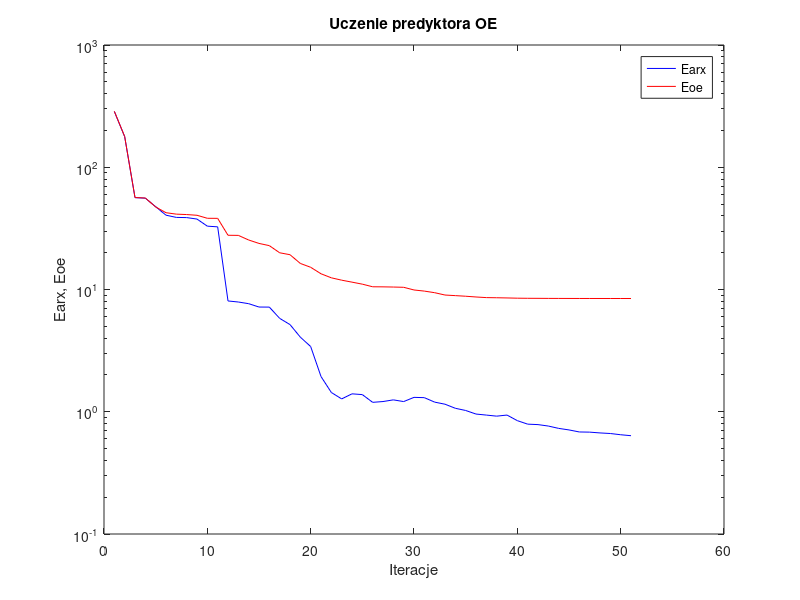
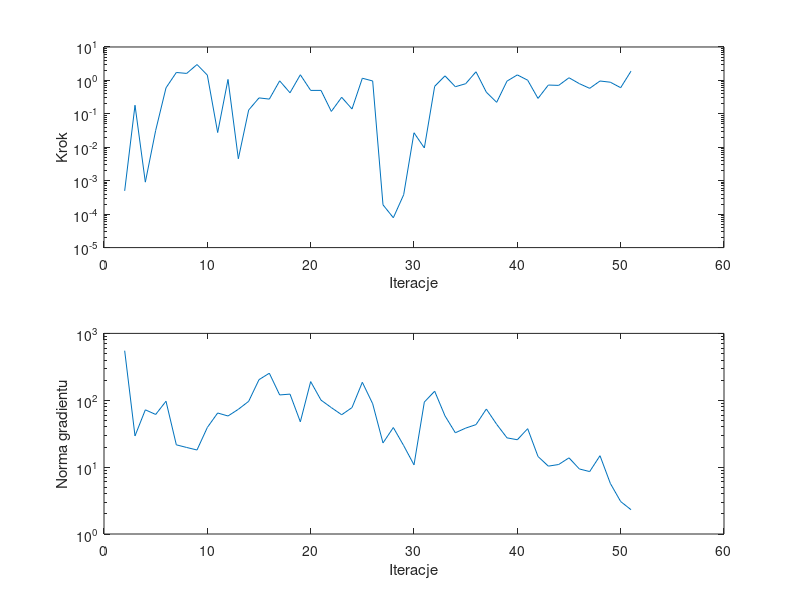

Reproduce these figures in MATLAB, in order.
%uczenie predyktora oe
clear all;
n=0; farx(n+1)=2.858699e+002; foe(n+1)=2.868233e+002; wspucz(n+1)=0.000000e+000; ng(n+1)=0.000000e+000;
%odnowa zmiennej metryki
n=1; farx(n+1)=1.779958e+002; foe(n+1)=1.784749e+002; krok(n+1)=4.981850e-004; ng(n+1)=5.511772e+002;
n=2; farx(n+1)=5.641297e+001; foe(n+1)=5.654899e+001; krok(n+1)=1.809649e-001; ng(n+1)=2.929014e+001;
n=3; farx(n+1)=5.587185e+001; foe(n+1)=5.600490e+001; krok(n+1)=9.064776e-004; ng(n+1)=7.195055e+001;
n=4; farx(n+1)=4.756227e+001; foe(n+1)=4.734162e+001; krok(n+1)=3.192743e-002; ng(n+1)=6.133552e+001;
n=5; farx(n+1)=4.054081e+001; foe(n+1)=4.248212e+001; krok(n+1)=5.995370e-001; ng(n+1)=9.670564e+001;
n=6; farx(n+1)=3.888099e+001; foe(n+1)=4.134878e+001; krok(n+1)=1.727068e+000; ng(n+1)=2.154980e+001;
n=7; farx(n+1)=3.874489e+001; foe(n+1)=4.102697e+001; krok(n+1)=1.618997e+000; ng(n+1)=1.968247e+001;
n=8; farx(n+1)=3.768573e+001; foe(n+1)=4.047190e+001; krok(n+1)=2.984733e+000; ng(n+1)=1.804429e+001;
n=9; farx(n+1)=3.297115e+001; foe(n+1)=3.824605e+001; krok(n+1)=1.442898e+000; ng(n+1)=3.920977e+001;
n=10; farx(n+1)=3.254940e+001; foe(n+1)=3.819763e+001; krok(n+1)=2.762153e-002; ng(n+1)=6.450049e+001;
n=11; farx(n+1)=8.058805e+000; foe(n+1)=2.777425e+001; krok(n+1)=1.070332e+000; ng(n+1)=5.817969e+001;
n=12; farx(n+1)=7.901206e+000; foe(n+1)=2.771471e+001; krok(n+1)=4.541426e-003; ng(n+1)=7.323764e+001;
n=13; farx(n+1)=7.656683e+000; foe(n+1)=2.540903e+001; krok(n+1)=1.300904e-001; ng(n+1)=9.640835e+001;
n=14; farx(n+1)=7.187309e+000; foe(n+1)=2.382172e+001; krok(n+1)=3.001130e-001; ng(n+1)=2.033109e+002;
n=15; farx(n+1)=7.178326e+000; foe(n+1)=2.284431e+001; krok(n+1)=2.762177e-001; ng(n+1)=2.536701e+002;
n=16; farx(n+1)=5.806701e+000; foe(n+1)=1.997109e+001; krok(n+1)=9.709405e-001; ng(n+1)=1.201336e+002;
n=17; farx(n+1)=5.164978e+000; foe(n+1)=1.925858e+001; krok(n+1)=4.268310e-001; ng(n+1)=1.235513e+002;
n=18; farx(n+1)=4.075409e+000; foe(n+1)=1.633654e+001; krok(n+1)=1.476581e+000; ng(n+1)=4.760046e+001;
n=19; farx(n+1)=3.415394e+000; foe(n+1)=1.519698e+001; krok(n+1)=5.027444e-001; ng(n+1)=1.902084e+002;
n=20; farx(n+1)=1.941969e+000; foe(n+1)=1.344824e+001; krok(n+1)=5.030381e-001; ng(n+1)=1.005264e+002;
n=21; farx(n+1)=1.437503e+000; foe(n+1)=1.246297e+001; krok(n+1)=1.181740e-001; ng(n+1)=7.767197e+001;
n=22; farx(n+1)=1.273725e+000; foe(n+1)=1.192121e+001; krok(n+1)=3.131249e-001; ng(n+1)=6.072930e+001;
n=23; farx(n+1)=1.401542e+000; foe(n+1)=1.148733e+001; krok(n+1)=1.399123e-001; ng(n+1)=7.768788e+001;
n=24; farx(n+1)=1.381128e+000; foe(n+1)=1.105903e+001; krok(n+1)=1.162605e+000; ng(n+1)=1.858246e+002;
n=25; farx(n+1)=1.194024e+000; foe(n+1)=1.052743e+001; krok(n+1)=9.632832e-001; ng(n+1)=8.870150e+001;
%odnowa zmiennej metryki
n=26; farx(n+1)=1.212143e+000; foe(n+1)=1.051174e+001; krok(n+1)=1.900372e-004; ng(n+1)=2.299578e+001;
n=27; farx(n+1)=1.250847e+000; foe(n+1)=1.047531e+001; krok(n+1)=7.813213e-005; ng(n+1)=3.909661e+001;
n=28; farx(n+1)=1.211286e+000; foe(n+1)=1.042441e+001; krok(n+1)=3.812868e-004; ng(n+1)=2.100080e+001;
n=29; farx(n+1)=1.311294e+000; foe(n+1)=9.911579e+000; krok(n+1)=2.720095e-002; ng(n+1)=1.080933e+001;
n=30; farx(n+1)=1.304176e+000; foe(n+1)=9.704586e+000; krok(n+1)=9.552064e-003; ng(n+1)=9.402361e+001;
n=31; farx(n+1)=1.198886e+000; foe(n+1)=9.416942e+000; krok(n+1)=6.658246e-001; ng(n+1)=1.366011e+002;
n=32; farx(n+1)=1.152658e+000; foe(n+1)=9.010898e+000; krok(n+1)=1.368663e+000; ng(n+1)=5.836326e+001;
n=33; farx(n+1)=1.067625e+000; foe(n+1)=8.910755e+000; krok(n+1)=6.477968e-001; ng(n+1)=3.264714e+001;
n=34; farx(n+1)=1.024199e+000; foe(n+1)=8.809539e+000; krok(n+1)=7.966063e-001; ng(n+1)=3.833748e+001;
n=35; farx(n+1)=9.576645e-001; foe(n+1)=8.686126e+000; krok(n+1)=1.814761e+000; ng(n+1)=4.322183e+001;
n=36; farx(n+1)=9.392818e-001; foe(n+1)=8.584862e+000; krok(n+1)=4.448787e-001; ng(n+1)=7.399923e+001;
n=37; farx(n+1)=9.205455e-001; foe(n+1)=8.561624e+000; krok(n+1)=2.211882e-001; ng(n+1)=4.369607e+001;
n=38; farx(n+1)=9.396574e-001; foe(n+1)=8.530184e+000; krok(n+1)=9.528451e-001; ng(n+1)=2.740237e+001;
n=39; farx(n+1)=8.457685e-001; foe(n+1)=8.491232e+000; krok(n+1)=1.462039e+000; ng(n+1)=2.567931e+001;
n=40; farx(n+1)=7.917683e-001; foe(n+1)=8.474542e+000; krok(n+1)=1.015268e+000; ng(n+1)=3.759416e+001;
n=41; farx(n+1)=7.849791e-001; foe(n+1)=8.467938e+000; krok(n+1)=2.894475e-001; ng(n+1)=1.443096e+001;
n=42; farx(n+1)=7.640341e-001; foe(n+1)=8.458012e+000; krok(n+1)=7.273018e-001; ng(n+1)=1.034894e+001;
n=43; farx(n+1)=7.310193e-001; foe(n+1)=8.453568e+000; krok(n+1)=7.101669e-001; ng(n+1)=1.094533e+001;
n=44; farx(n+1)=7.101614e-001; foe(n+1)=8.449416e+000; krok(n+1)=1.201404e+000; ng(n+1)=1.377173e+001;
n=45; farx(n+1)=6.833955e-001; foe(n+1)=8.446074e+000; krok(n+1)=8.008859e-001; ng(n+1)=9.393115e+000;
n=46; farx(n+1)=6.811340e-001; foe(n+1)=8.444532e+000; krok(n+1)=5.792353e-001; ng(n+1)=8.581995e+000;
n=47; farx(n+1)=6.711000e-001; foe(n+1)=8.443272e+000; krok(n+1)=9.603842e-001; ng(n+1)=1.482192e+001;
n=48; farx(n+1)=6.637893e-001; foe(n+1)=8.442411e+000; krok(n+1)=8.838889e-001; ng(n+1)=5.710549e+000;
n=49; farx(n+1)=6.485775e-001; foe(n+1)=8.441968e+000; krok(n+1)=6.058278e-001; ng(n+1)=3.058166e+000;
n=50; farx(n+1)=6.369781e-001; foe(n+1)=8.441575e+000; krok(n+1)=1.890784e+000; ng(n+1)=2.309673e+000;

figure; semilogy(farx,'b'); hold on; semilogy(foe,'r'); xlabel('Iteracje'); ylabel('Earx, Eoe'); legend('Earx','Eoe'); title('Uczenie predyktora OE');
figure; subplot(2,1,1); semilogy(krok); xlabel('Iteracje'); ylabel('Krok');
subplot(2,1,2); semilogy(ng); xlabel('Iteracje'); ylabel('Norma gradientu');
Earx=farx(n+1)
Eoe=foe(n+1)
